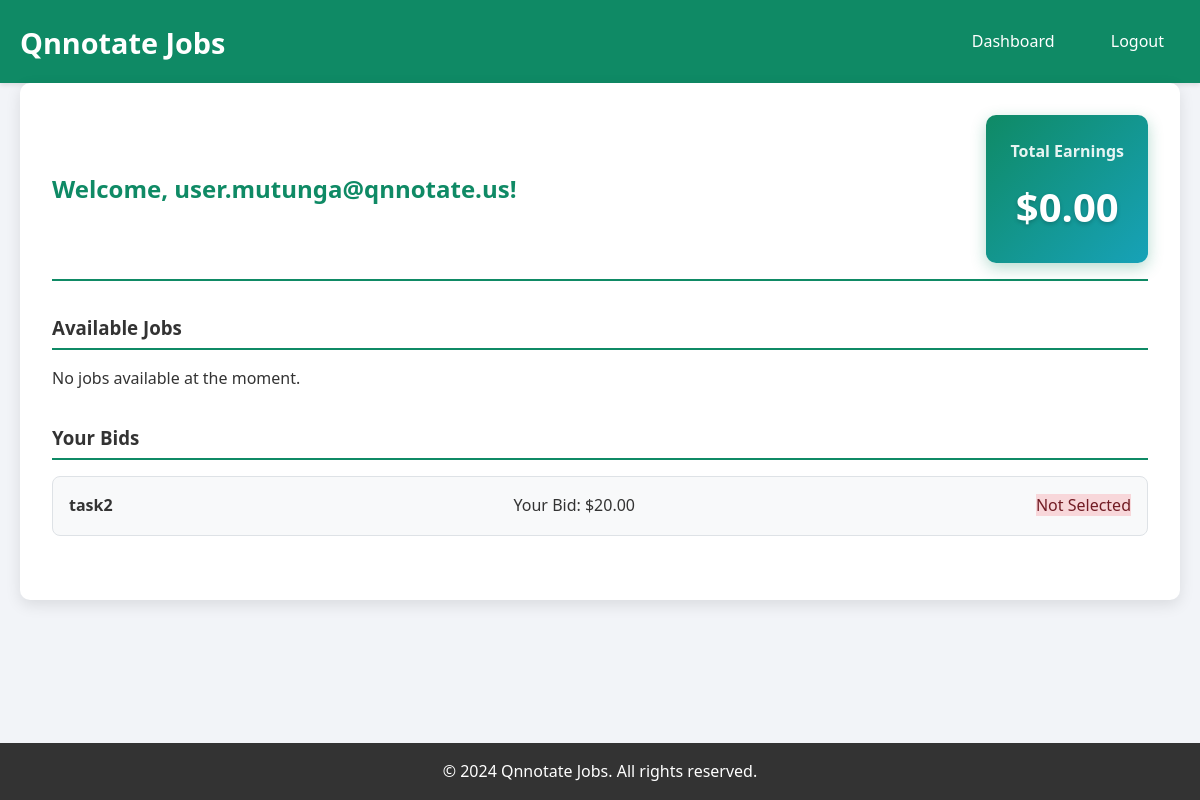
Page /user/dashboard (signed in) on the committed database.
### models.py (models this page shows)
class User(db.Model):
    id = db.Column(db.Integer, primary_key=True)
    username = db.Column(db.String(80), unique=True, nullable=False)
    password = db.Column(db.String(200), nullable=False)
    total_earnings = db.Column(db.Float, default=0.0)
    created_at = db.Column(db.DateTime, default=datetime.utcnow)
    bids = db.relationship('Bid', backref='user', lazy=True)

class Bid(db.Model):
    id = db.Column(db.Integer, primary_key=True)
    user_id = db.Column(db.Integer, db.ForeignKey('user.id'), nullable=False)
    task_id = db.Column(db.Integer, db.ForeignKey('task.id'), nullable=False)
    amount = db.Column(db.Float, nullable=False)
    created_at = db.Column(db.DateTime, default=datetime.utcnow)
    is_selected = db.Column(db.Boolean, default=False)

class Task(db.Model):
    id = db.Column(db.Integer, primary_key=True)
    title = db.Column(db.String(200), nullable=False)
    description = db.Column(db.Text, nullable=False)
    status = db.Column(db.String(50), default='open')  # open, assigned, completed
    created_at = db.Column(db.DateTime, default=datetime.utcnow)
    assigned_user_id = db.Column(db.Integer, db.ForeignKey('user.id'), nullable=True)
    winning_bid_amount = db.Column(db.Float, nullable=True)
    bids = db.relationship('Bid', backref='task', lazy=True)
    assigned_user = db.relationship('User', foreign_keys=[assigned_user_id])

### app.py (the view)
@app.route('/user/dashboard')
def user_dashboard():
    if not session.get('user_id'):
        return redirect(url_for('user_login'))
    user = User.query.get(session['user_id'])
    tasks = Task.query.filter_by(status='open').all()
    user_bids = Bid.query.filter_by(user_id=user.id).all()
    return render_template('user_dashboard.html', user=user, tasks=tasks, user_bids=user_bids)

### templates/user_dashboard.html (shortened to what this page needs)
{% extends "base.html" %}
{% block content %}
<div class="user-dashboard">
    <div class="user-header">
        <h2>Welcome, {{ user.username }}!</h2>
        <div class="earnings-display">
            <h3>Total Earnings</h3>
            <div class="earnings-amount">${{ "%.2f"|format(user.total_earnings) }}</div>
        </div>
    </div>
    <div class="dashboard-section">
        <h3>Available Jobs</h3>
        <div class="jobs-grid">
            {% for task in tasks %}
            <div class="job-card">
                <h4>{{ task.title }}</h4>
                <p>{{ task.description }}</p>
                <div class="job-actions">
                    <form method="POST" action="{{ url_for('place_bid', task_id=task.id) }}" class="bid-form">
                        <div class="bid-input">
                            <label for="amount_{{ task.id }}">Your Bid ($):</label>
                            <input type="number" step="0.01" min="0.01" id="amount_{{ task.id }}" name="amount"
                                   value="{% for bid in user_bids %}{% if bid.task_id == task.id %}{{ bid.amount }}{% endif %}{% endfor %}" required>
                        </div>
                        <button type="submit" class="btn btn-primary">
                            {% set has_bid = False %}
                            {% for bid in user_bids %}
                                {% if bid.task_id == task.id %}
                                    {% set has_bid = True %}
                                    Update Bid
                                {% endif %}
                            {% endfor %}
                            {% if not has_bid %}Place Bid{% endif %}
                        </button>
                    </form>
                </div>
            </div>
            {% else %}
            <p>No jobs available at the moment.</p>
            {% endfor %}
        </div>
    </div>
    <div class="dashboard-section">
        <h3>Your Bids</h3>
        <div class="bids-list">
            {% for bid in user_bids %}
            <div class="bid-item">
                <h4>{{ bid.task.title }}</h4>
                <p>Your Bid: ${{ "%.2f"|format(bid.amount) }}</p>
                <div class="bid-status">
                    {% if bid.task.status == 'open' %}
                        <span class="status-open">Pending</span>
                    {% elif bid.task.status == 'assigned' and bid.is_selected %}
                        <span class="status-assigned">Selected</span>
                    {% elif bid.task.status == 'completed' and bid.is_selected %}
                        <span class="status-completed">Completed - Paid</span>
                    {% else %}
                        <span class="status-rejected">Not Selected</span>
                    {% endif %}
                </div>
            </div>
            {% else %}
            <p>You haven't placed any bids yet.</p>
            {% endfor %}
        </div>
    </div>
</div>
{% endblock %}

### static/style.css (style rules this page uses)
* { margin: 0; padding: 0; box-sizing: border-box; }
body { font-family: 'Segoe UI', Tahoma, Geneva, Verdana, sans-serif; background-color: #f2f4f8; color: #333; line-height: 1.6; }
.dashboard-section { margin-bottom: 2rem; }
.dashboard-section h3 { color: #333; margin-bottom: 1rem; border-bottom: 2px solid #0f8a65; padding-bottom: 5px; }
.tasks-grid, .jobs-grid { display: grid; grid-template-columns: repeat(auto-fill, minmax(300px, 1fr)); gap: 20px; }
.status-rejected { background-color: #f8d7da; color: #721c24; }
.user-dashboard { background: white; border-radius: 10px; padding: 2rem; box-shadow: 0 5px 15px rgba(0,0,0,0.1); }
.user-header { display: flex; justify-content: space-between; align-items: center; margin-bottom: 2rem; padding-bottom: 1rem; border-bottom: 2px solid #0f8a65; }
.user-header h2 { color: #0f8a65; }
.earnings-display { text-align: center; background: linear-gradient(135deg, #0f8a65, #17a2b8); color: white; padding: 1.5rem; border-radius: 10px; box-shadow: 0 5px 15px rgba(15, 138, 101, 0.3); }
.earnings-display h3 { font-size: 1rem; margin-bottom: 10px; opacity: 0.9; }
.earnings-amount { font-size: 2.5rem; font-weight: bold; text-shadow: 0 2px 4px rgba(0,0,0,0.2); }
.bids-list { space-y: 10px; }
.bid-item { background: #f8f9fa; border: 1px solid #dee2e6; border-radius: 8px; padding: 1rem; margin-bottom: 10px; display: flex; justify-content: space-between; align-items: center; }

### rows in the picture
User: username "user.mutunga@qnnotate.us", total_earnings "0.00"
Bid: task "task2", amount "20.00", is_selected "Not Selected"
